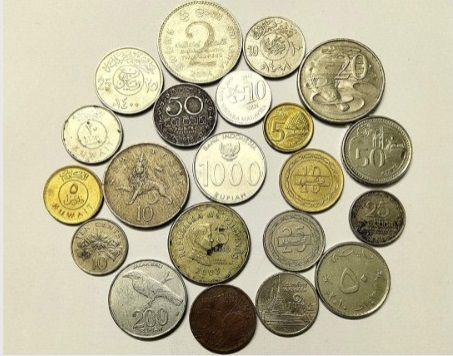
#> input picture image.jpg, 453 x 356 px
$ python main.py
#> lines starting #> are read from the running program, lines starting #| are printed output that depends on the picture; after the words box and inside, x2 and y2 are one past the last pixel; in counts of white or black regions, pixels touching at a corner belong together
import cv2


# show image
def show(img, title=None):
    cv2.imshow(title, img)
    cv2.waitKey(0)


# read image
base_image = cv2.imread('image.jpg')
#> base_image is the input picture: shape (356, 453, 3); mean B, G, R 153.3, 183, 189.4

# make copy of image to have original image at the end
image = base_image.copy()

# convert to grayscale
image = cv2.cvtColor(image, cv2.COLOR_BGR2GRAY)
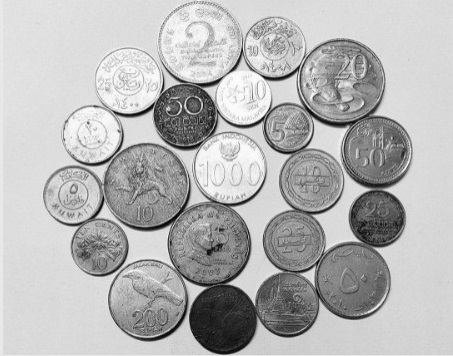
#> image: shape (356, 453); min 2, max 254, mean 181.5
show(image, "gray")

# apply binary threshold with OTSU method
otsu_threshold, image = cv2.threshold(image, 0, 255, cv2.THRESH_BINARY + cv2.THRESH_OTSU, )
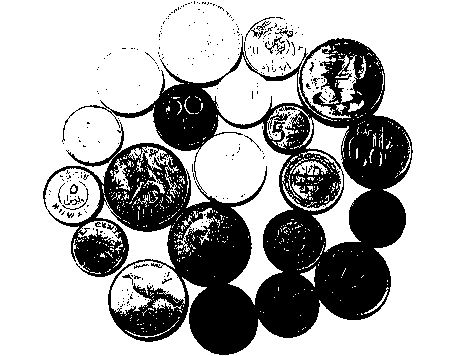
#> image: shape (356, 453); 69% white; 295 black regions (279 under 20 px), largest, box (x1, y1, x2, y2) and area: (43, 36, 413, 355) 48654, (265, 37, 285, 55) 106, (245, 17, 275, 41) 105
#> otsu_threshold = 161
show(image, "treshold")

# blur image to remove noise
image = cv2.GaussianBlur(image, (17, 17), 0)
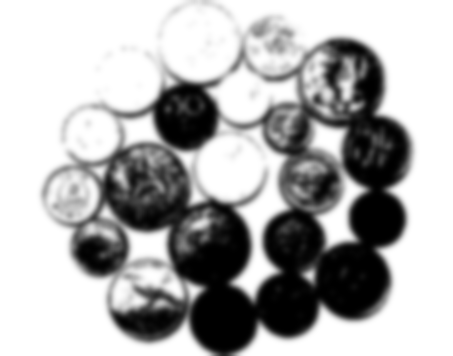
#> image: shape (356, 453); min 0, max 255, mean 175.9
show(image, "blur")

# detection edges in image
image = cv2.cvtColor(cv2.Canny(image=image, threshold1=148, threshold2=255), cv2.COLOR_GRAY2BGR)
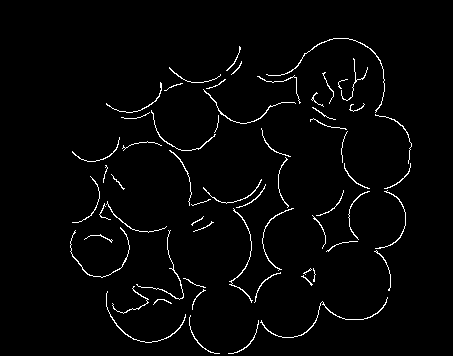
#> image: shape (356, 453, 3); 2.4% white in thin lines or dots, all inside (x1, y1, x2, y2) = (70, 38, 412, 354)
show(image, "canny")

# blur image
image = cv2.GaussianBlur(cv2.cvtColor(image, cv2.COLOR_BGR2GRAY), (7, 7), 0)
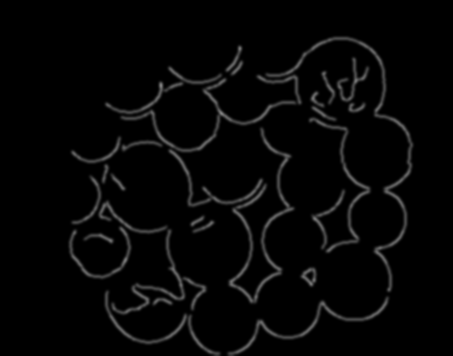
#> image: shape (356, 453); min 0, max 129, mean 6
show(image, "blur candy")

# find circles in image
circles = cv2.HoughCircles(image, cv2.HOUGH_GRADIENT, 1, minDist=30, param1=96, param2=21, minRadius=18, maxRadius=40)
#> circles = 21 rows, first 8: [224.5, 318.5, 33.8], [148.5, 302.5, 37.2], [376.5, 218.5, 30.3], [187.5, 115.5, 32.7], [374.5, 152.5, 36.1], [352.5, 281.5, 39.4], [287.5, 303.5, 31.6], [99.5, 247.5, 30.5]

# convert the (x, y) coordinates and radius of the circles to integers
number = 1
for circle in circles[0, :]:
    x, y, r = [int(i) for i in circle]
    # draw the circle
    cv2.circle(base_image, (x, y), r, (0, 255, 0), 2)
    # add number to the center of the circle
    cv2.putText(base_image, str(number), (x - 10, y), cv2.FONT_HERSHEY_PLAIN, 1.2, (60, 76, 250), 2)
    number += 1
#> this loop made 21 passes
#> (circle, x, y, r) on passes 1 to 12: ([224.5, 318.5, 33.8], 224, 318, 33), ([148.5, 302.5, 37.2], 148, 302, 37), ([376.5, 218.5, 30.3], 376, 218, 30), ([187.5, 115.5, 32.7], 187, 115, 32), ([374.5, 152.5, 36.1], 374, 152, 36), ([352.5, 281.5, 39.4], 352, 281, 39), ([287.5, 303.5, 31.6], 287, 303, 31), ([99.5, 247.5, 30.5], 99, 247, 30), ([209.5, 245.5, 39.4], 209, 245, 39), ([314.5, 181.5, 35], 314, 181, 35), ([243.5, 91.5, 29.4], 243, 91, 29), ([293.5, 239.5, 32.7], 293, 239, 32)
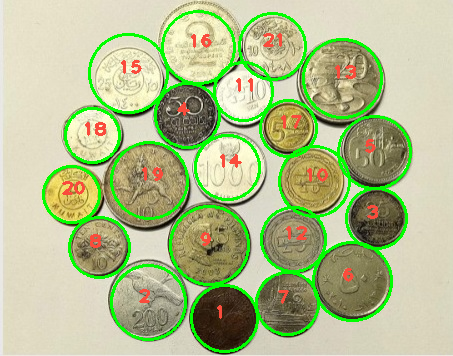
#> base_image: shape (356, 453, 3); 9.37% of pixels changed, all inside (x1, y1, x2, y2) = (42, 10, 412, 353)
#> after the loop, number = 22

cv2.imwrite("result.jpg", base_image)
show(base_image, "image with circles")
